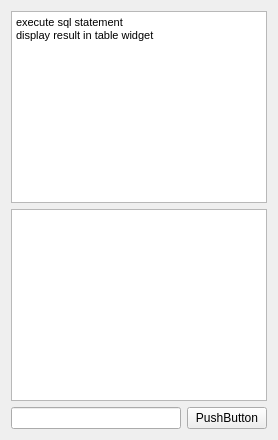
          <widget class="QWidget" name="tab_35">
           <attribute name="title">
            <string>b2</string>
           </attribute>
           <layout class="QGridLayout" name="gridLayout_11">
            <item row="0" column="0" colspan="2">
             <widget class="QTextEdit" name="textEdit_7">
              <property name="html">
               <string>&lt;!DOCTYPE HTML PUBLIC &quot;-//W3C//DTD HTML 4.0//EN&quot; &quot;http://www.w3.org/TR/REC-html40/strict.dtd&quot;&gt;
&lt;html&gt;&lt;head&gt;&lt;meta name=&quot;qrichtext&quot; content=&quot;1&quot; /&gt;&lt;style type=&quot;text/css&quot;&gt;
p, li { white-space: pre-wrap; }
&lt;/style&gt;&lt;/head&gt;&lt;body style=&quot; font-family:'Sans'; font-size:10pt; font-weight:400; font-style:normal;&quot;&gt;
&lt;p style=&quot; margin-top:0px; margin-bottom:0px; margin-left:0px; margin-right:0px; -qt-block-indent:0; text-indent:0px;&quot;&gt;&lt;span style=&quot; font-family:'MS Shell Dlg 2'; font-size:8.25pt;&quot;&gt;execute sql statement&lt;/span&gt;&lt;/p&gt;
&lt;p style=&quot; margin-top:0px; margin-bottom:0px; margin-left:0px; margin-right:0px; -qt-block-indent:0; text-indent:0px;&quot;&gt;&lt;span style=&quot; font-family:'MS Shell Dlg 2'; font-size:8.25pt;&quot;&gt;display result in table widget&lt;/span&gt;&lt;/p&gt;&lt;/body&gt;&lt;/html&gt;</string>
              </property>
             </widget>
            </item>
            <item row="1" column="0" colspan="2">
             <widget class="QTableWidget" name="a6b2table"/>
            </item>
            <item row="2" column="0">
             <widget class="QLineEdit" name="a6b2lineedit"/>
            </item>
            <item row="2" column="1">
             <widget class="QPushButton" name="a6b2button">
              <property name="text">
               <string>PushButton</string>
              </property>
             </widget>
            </item>
           </layout>
          </widget>
